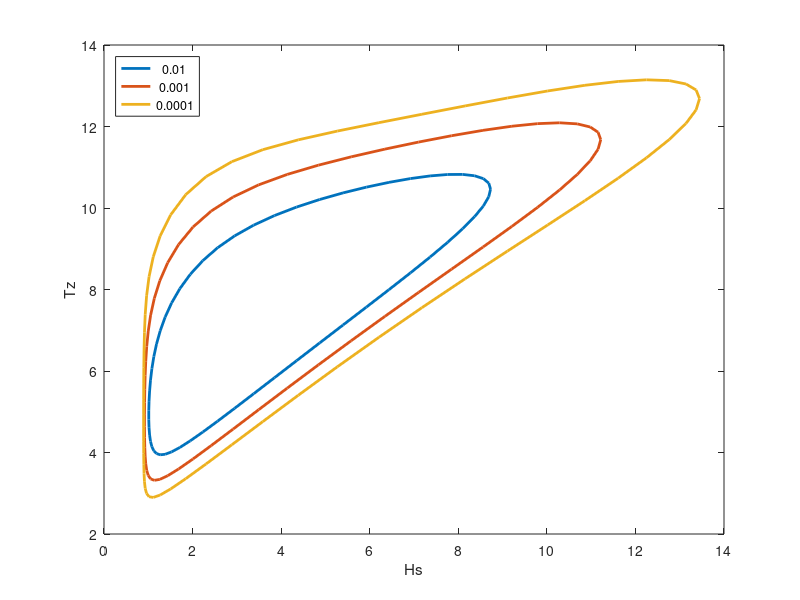

The MATLAB script that drew this image:
function O=IFORMContour(varargin)
% Traditional I-FORM contours.
%%%%% NB! Assuming the conditional model of 3-p Weibull and log-normal. With other models, the transformations become different.
%%%%% To change axis (putting Tz on the x-axis), set rotate to T
%
% INPUT
% (optional)
% pf: default  (0.01,0.001,0.0001)
% n: default 60  %number of points to compute contour at?
% discarded: default 0 conatins the number of discarded data-points if importance sampling has been applied
% theta:  default [1.471,2.776,0.8888] weibull parameter values shape, scale, thres
% a:  default [0.1,1.489,0.1901] lognormal mean function parameters values a(1) + a(2).*X ^ a(3);
% b: default [0.04,0.1748,-.2243] lognormal std function parameters values b(1) + b(2).*exp(b(3) X);
% main:  plot title default 'IFORM contours'
% parname: parameter names for plot
% rotate:  flag to make rotate x y axis to put Hs on Y axis
% plotOn:  flag to make plot
%
%OUTPUT
%
%O.xy = xy   %xy points of contour
%O.type='Huseby';  %contour type

%% Parse inputs
% TODO add validate arguement1
p = inputParser;
addOptional(p,'pf',[0.01,0.001,0.0001]); %probability levels
addOptional(p,'n',60);  %number of angles
addOptional(p,'theta',[1.471,2.776,0.8888]) %weibull shap, scale, thres
addOptional(p,'a',[0.1,1.489,0.1901]) %conditioal lognormal mean function a(1) + a(2).*X ^ a(3);
addOptional(p,'b',[0.04,0.1748,-.2243])  %conditioal lognormal std function b(1) + b(2).*exp(b(3) X);
addOptional(p,'main','IFORM contours') %plot title
addOptional(p,'parname',{'Hs','Tz'})
addOptional(p,'rotate',false)
addOptional(p,'plotOn',true)

parse(p,varargin{:});
IN=p.Results;

nPrb=numel(IN.pf); %numer of probability levels

angles = linspace(0, 2*pi, IN.n)';
Prj=[cos(angles), sin(angles)];
%log normal conditional function
cond_function_mu = @(x)  IN.a(1) + IN.a(2)*x.^IN.a(3);
cond_function_sigma = @(x) IN.b(1) + IN.b(2)*exp(IN.b(3)*x);


u =NaN(IN.n,2,nPrb);
xy=NaN(IN.n,2,nPrb);

for i=1:nPrb
    u(:,:,i) = norminv(1-IN.pf(i)).*Prj;
end
U=normcdf(u);

xy(:,1,:) = wblinv(U(:,1,:),IN.theta(2),IN.theta(1))+IN.theta(3);
xy(:,2,:) = logninv(U(:,2,:), cond_function_mu(xy(:,1,:)), cond_function_sigma(xy(:,1,:)));
if IN.rotate
    xy = xy(:,[2,1],:)  ;
    IN.parname=IN.parname([2,1]);
end %rotate if
if IN.plotOn
    C=lines(nPrb);
    
    for i=1:nPrb
        plot(xy(:,1,i),xy(:,2,i),'color',C(i,:), 'linewidth',2)
        hold on
    end
    
    xlabel(IN.parname(1))
    ylabel(IN.parname(2));
    
    legend(num2str(IN.pf(:)),'location','northwest')
end %plot if
O.xy=xy;
O.type='IFORM';

end %IFORMContour
